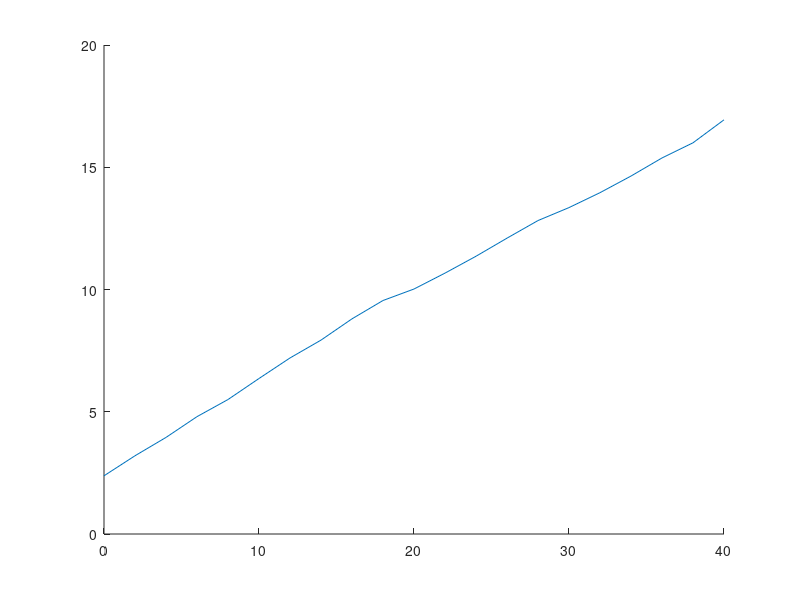

Recreate this plot in MATLAB.
hold on
s=[0:2:40]
c=[ 2.38 3.2 3.95 4.8 5.5 6.36... 
    7.2  7.93 8.8 9.55 10.02...
     10.67 11.36 12.1 12.82 13.35...
     13.96 14.64 15.38  16 16.94]
    
plot(s,c)
